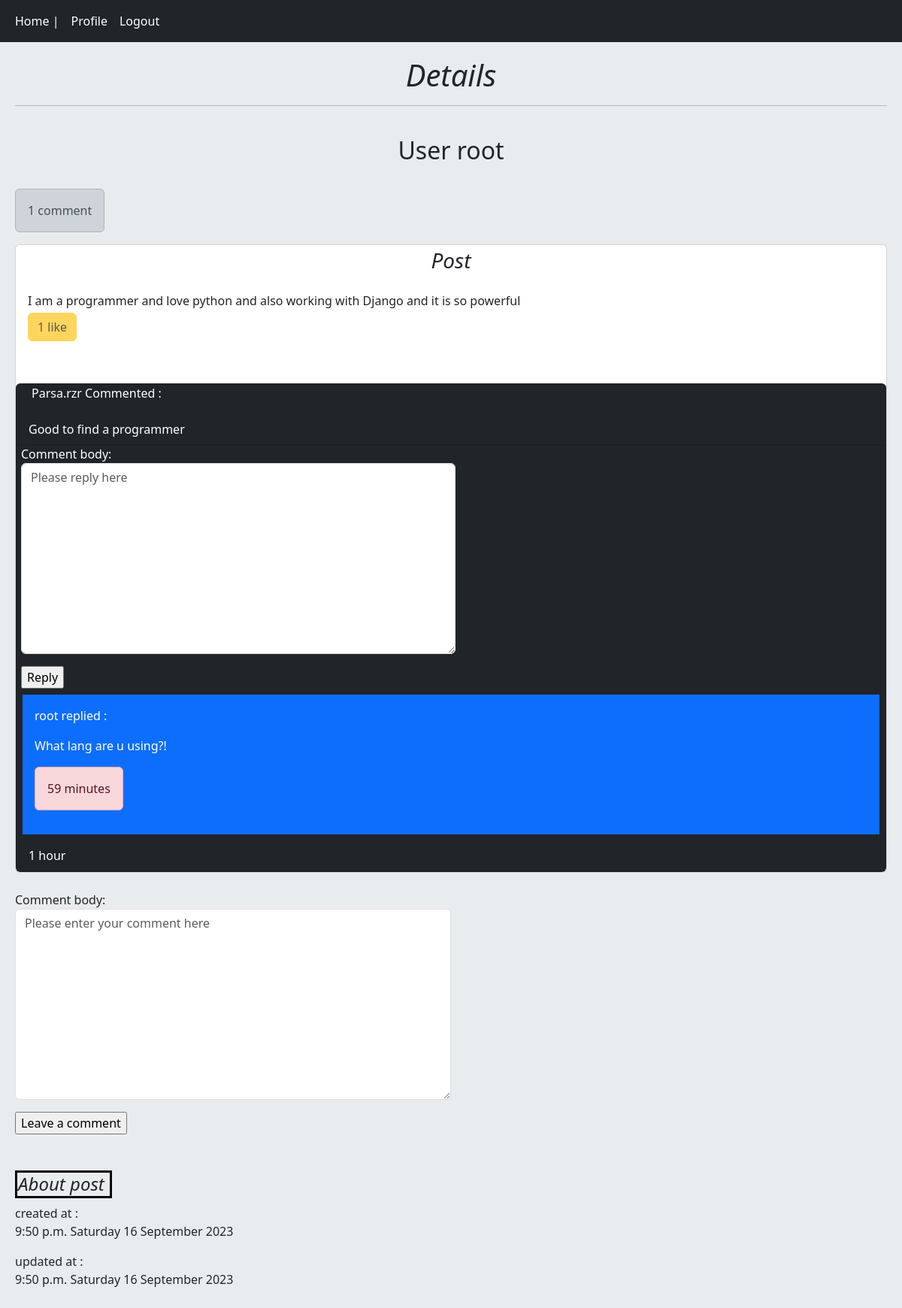
The app's page /post/detail/28/i-am-a-programmer-and-love-pyt/ (signed in) with its own data.
### Home/models.py (models this page shows, shortened)
class Post(models.Model) :
    user = models.ForeignKey(to=User,on_delete=models.CASCADE,related_name='posts')
    post_title = models.CharField(max_length=100,blank=True,null=True)
    post_body = models.TextField()
    slug = models.SlugField()
    create = models.DateTimeField(auto_now_add=True)
    update = models.DateTimeField(auto_now=True)
    class Meta :
        ordering = ('-create','-update','post_body')
    def post_like_count(self) :
        return self.post_likes.count()
    def user_can_like(self,user) :
        user_like = user.user_likes.filter(post=self)
        if user_like.exists() :
            return True
        else :
            return False

class Post_Comment(models.Model) :
    user = models.ForeignKey(to=User,on_delete=models.CASCADE,related_name='user_comments')
    post = models.ForeignKey(to=Post,on_delete=models.CASCADE,related_name='post_comments')
    reply_comment = models.ForeignKey(to='self',on_delete=models.CASCADE,related_name='reply_comments',null=True,blank=True) # The post that we replied on
    is_reply = models.BooleanField(default=False)
    comment_body = models.CharField(max_length=400)
    create = models.DateTimeField(auto_now_add=True)

### Home/views.py (the view, shortened to what this page needs)
# urls.py: path('post/detail/<int:post_id>/<slug:post_slug>/',views.Post_DetailView.as_view(),name='detail'),
class Post_DetailView(LoginRequiredMixin,View) :
    template_name = 'Home/Detail.html'
    form_class = Post_CommentForm
    reply_form_class = Post_Reply_CommentForm
    def setup(self, request, *args, **kwargs):
        self.post_comment_ins = get_object_or_404(Post,pk=kwargs['post_id'],slug=kwargs['post_slug'])
        return super().setup(request,*args,**kwargs)
    def dispatch(self, request, *args, **kwargs):
        if not request.user.is_authenticated :
            messages.warning(request,'To access detail page , you must login first',extra_tags='warning')
            return redirect('account:login')
        return super().dispatch(request,*args,**kwargs)
    def get(self,request,post_id,post_slug) :
        form = self.form_class()
        post = get_object_or_404(Post,pk=post_id,slug=post_slug)
        post_comments = self.post_comment_ins.post_comments.filter(is_reply=False)
        can_like = False
        if request.user.id != post.user.id and post.user_can_like(request.user) :
            can_like = True
        return render(request,self.template_name,
                      context={'post':post,'post_comments':post_comments,'form':form,'reply_form':self.reply_form_class,'can_like':can_like})

### Home/forms.py
class Post_CommentForm(forms.ModelForm) :
    class Meta :
        model = Post_Comment
        fields = ('comment_body',)
        widgets = {
            'comment_body' : forms.Textarea(attrs={'class':'form-control','placeholder':'Please enter your comment here'})
        }

### Home/templates/Home/Detail.html (shortened to what this page needs)
{% extends 'Base.html' %}
{% block content %}
    <h1 style="text-align: center"><i>Details</i></h1><hr><br>
    <h2 style="text-align: center">User {{post.user}}</h2><br>
    {% if post_comments.count == 1 %}
        <p style="display: inline-block" class="alert alert-dark">{{post_comments.count}} comment</p>
    {% elif post_comments.count > 1 %}
        <p style="display: inline-block" class="alert alert-dark">{{post_comments.count}} comments</p>
    {% endif %}
    <div class="card">
        <h3 style="text-align: center ; margin-top: 4px"><i>Post</i></h3>
        <p class="card-body">
            {{post.post_body}}<br>
            {% if request.user.id != post.user.id %}
                {% if post.post_like_count == 0 %}
                    <a class=" {% if can_like %}disabled{% endif %} btn btn-warning" style="margin-top: 4px" href="{% url 'Home:like' post.id %}">{{post.post_like_count}} like</a>
                {% elif post.post_like_count == 1 %}
                    <a class=" {% if can_like %}disabled{% endif %} btn btn-warning" style="margin-top: 4px" href="{% url 'Home:like' post.id %}">{{post.post_like_count}} like</a>
                {% elif post.post_like_count > 1 %}
                    <a class=" {% if can_like %}disabled{% endif %} btn btn-warning" style="margin-top: 4px" href="{% url 'Home:like' post.id %}">{{post.post_like_count}} likes</a>
                {% endif %}
            {% endif %}
        </p><br>
        <div class="card text-white bg-dark">
            {% for post_comment in post_comments %}
                <p style="margin-left: 20px">{{post_comment.user}} Commented : </p>
                <p class="card-header">{{post_comment.comment_body}}</p>
                {% if request.user.is_authenticated %}
                    <form style="margin-left: 6px" action="{% url 'Home:reply' post.id post_comment.id %}" method="post" class="col-md-6">
                        {{reply_form.as_p}}
                        <input type="submit" value="Reply">
                    </form>
                {% endif %}
                {% with reply_comments=post_comment.reply_comments.all %}
                    {% for reply_comment in reply_comments %}
                        <div class="bg-primary p-3 m-2">
                            <p>{{reply_comment.user}} replied : </p>
                            <p>{{reply_comment.comment_body}}</p>
                            <p style="display: inline-block" class="alert alert-danger">{{reply_comment.create | timesince}}</p>
                        </div>
                    {% endfor %}
                {% endwith %}
                <p class="card-header">{{post_comment.create | timesince}}</p>
            {% empty %}
                {% if request.user.id != post.user.id %}
                    <p style="text-align: center;margin-top: 10px">No comments yet for this post</p>
                {% endif %}
            {% endfor %}
        </div>
    </div><br>
    {% if request.user.id != post.user.id %}
        <form action="" method="post" class="col-md-6" novalidate>
            {{form.as_p}}
            <input type="submit" value="Leave a comment">
        </form><br>
    {% else %}
        <p style="display: inline-block" class="alert alert-danger">You can not leave a comment for yourself</p><br>
        <p style="display: inline-block" class="alert alert-danger">You can not like your post(s)</p>
    {% endif %}<br>
    <h4 class="about" style="border: black solid;display: inline-block;width: 129px;padding: 1px;"><i>About post</i></h4><br>
    created at : <p>{{post.create | date:'P l j F Y'}}</p>
    updated at : <p>{{post.update | date:'P l j F Y'}}</p>
{% endblock %}

### records on screen
Post: user "root", post_body "I am a programmer and love python and also working with Django and it is so powerful", post_like_count "1", create "9:50 p.m. Saturday 16 September 2023", update "9:50 p.m. Saturday 16 September 2023"
Post_Comment: user "Parsa.rzr", comment_body "Good to find a programmer", create "1 hour"
Post_Comment: user "root", comment_body "What lang are u using?!", create "59 minutes"

### other values on screen
{{ post_comments.count }} "1"
